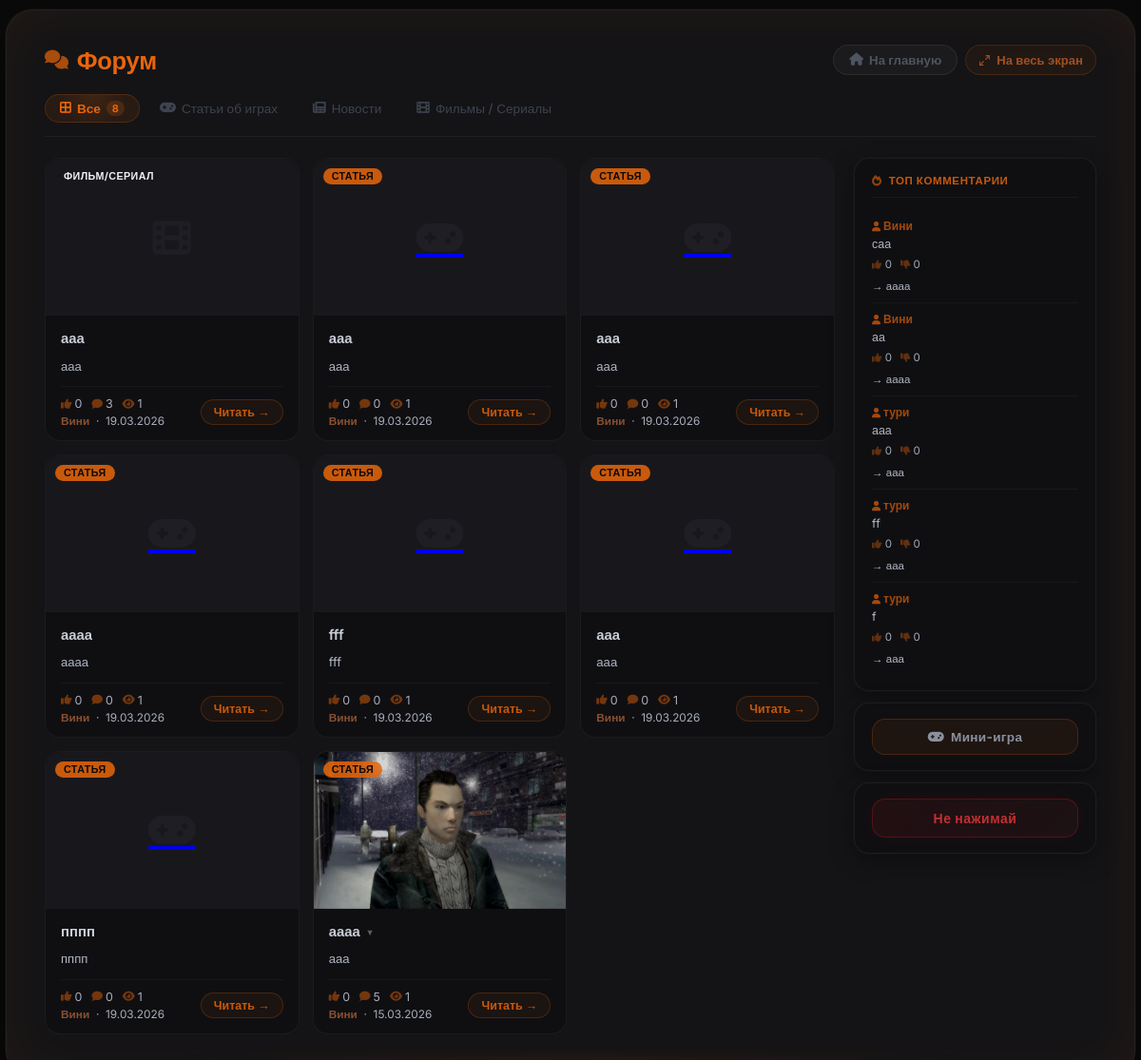
Page /forum on the committed database.
### models.py (models this page shows, shortened)
class Article(db.Model):
    __tablename__ = 'articles'
    id          = db.Column(db.Integer, primary_key=True)
    title       = db.Column(db.String(300), nullable=False)
    preview     = db.Column(db.Text, nullable=True)       # краткое описание
    content     = db.Column(db.Text, nullable=False)
    image       = db.Column(db.String(500), nullable=True)  # URL изображения (старый способ)
    image_file  = db.Column(db.String(300), nullable=True)  # имя файла загруженного изображения
    video_url   = db.Column(db.String(500), nullable=True)  # ссылка на YouTube
    video_file  = db.Column(db.String(300), nullable=True)  # загруженный видео-файл
    category    = db.Column(db.String(50), default='article')
    views       = db.Column(db.Integer, default=0)
    likes       = db.Column(db.Integer, default=0)
    dislikes    = db.Column(db.Integer, default=0)
    created_at  = db.Column(db.DateTime, default=datetime.utcnow)
    updated_at  = db.Column(db.DateTime, default=datetime.utcnow, onupdate=datetime.utcnow)
    author_id   = db.Column(db.Integer, db.ForeignKey('users.id'), nullable=False)
    game_id     = db.Column(db.Integer, db.ForeignKey('games.id'), nullable=True)
    comments    = db.relationship('Comment',      backref='article', lazy='dynamic',
                                  cascade='all, delete-orphan')
    votes       = db.relationship('Vote',         backref='article', lazy='dynamic',
                                  cascade='all, delete-orphan')
    extra_pages = db.relationship('ExtraPage',    backref='article', lazy='dynamic',
                                  cascade='all, delete-orphan')
    dropdown_items = db.relationship('DropdownItem', backref='article', lazy='dynamic',
                                     cascade='all, delete-orphan', order_by='DropdownItem.order')
    article_views  = db.relationship('ArticleView',  backref='article', lazy='dynamic',
                                     cascade='all, delete-orphan')
    def get_image_url(self):
        if self.image_file:
            return f'/static/uploads/{self.image_file}'
        if self.image:
            return self.image
        return None

class User(db.Model, UserMixin):
    __tablename__ = 'users'
    id             = db.Column(db.Integer, primary_key=True)
    username       = db.Column(db.String(80),  unique=True, nullable=False)
    email          = db.Column(db.String(120), unique=True, nullable=False)
    password_hash  = db.Column(db.String(256), nullable=False)
    role           = db.Column(db.Integer, default=0)
    created_at     = db.Column(db.DateTime, default=datetime.utcnow)   # дата регистрации
    last_seen      = db.Column(db.DateTime, default=datetime.utcnow)
    banned_until   = db.Column(db.DateTime, nullable=True)
    ban_reason     = db.Column(db.String(500), nullable=True)
    banned_by_id   = db.Column(db.Integer, db.ForeignKey('users.id'), nullable=True)
    recovery_key   = db.Column(db.String(256), nullable=True)
    avatar         = db.Column(db.String(300), nullable=True)
    terms_agreed   = db.Column(db.Boolean, default=False)
    privacy_agreed = db.Column(db.Boolean, default=False)
    articles       = db.relationship('Article',  backref='author',     lazy='dynamic', foreign_keys='Article.author_id')
    comments       = db.relationship('Comment',  backref='author',     lazy='dynamic', foreign_keys='Comment.author_id')
    votes          = db.relationship('Vote',     backref='user',       lazy='dynamic')
    extra_pages    = db.relationship('ExtraPage', backref='author',    lazy='dynamic', foreign_keys='ExtraPage.author_id')
    comment_reactions = db.relationship('CommentReaction', backref='user', lazy='dynamic')

class Comment(db.Model):
    __tablename__ = 'comments'
    id         = db.Column(db.Integer, primary_key=True)
    content    = db.Column(db.Text, nullable=False)
    created_at = db.Column(db.DateTime, default=datetime.utcnow)
    article_id = db.Column(db.Integer, db.ForeignKey('articles.id'), nullable=False)
    author_id  = db.Column(db.Integer, db.ForeignKey('users.id'),    nullable=False)
    parent_id  = db.Column(db.Integer, db.ForeignKey('comments.id'), nullable=True)
    likes      = db.Column(db.Integer, default=0)
    dislikes   = db.Column(db.Integer, default=0)
    replies    = db.relationship('Comment',
                                 backref=db.backref('parent', remote_side='Comment.id'),
                                 lazy='dynamic',
                                 cascade='all, delete-orphan',
                                 primaryjoin='Comment.parent_id == Comment.id',
                                 order_by='Comment.created_at')
    reactions  = db.relationship('CommentReaction', backref='comment', lazy='dynamic',
                                 cascade='all, delete-orphan')

### app.py (the view)
@app.route('/forum')
def forum():
    category     = request.args.get('category', 'all')
    q            = Article.query
    if category in ('article', 'news', 'film'):
        q = q.filter_by(category=category)
    articles     = q.order_by(Article.created_at.desc()).all()
    top_comments = Comment.query.order_by(Comment.likes.desc()).limit(5).all()
    settings     = SiteSettings.get()
    return render_template('forum.html', articles=articles,
                           category=category, top_comments=top_comments,
                           chaos_button_enabled=settings.chaos_button_enabled)

### app.py (called while the page is built)
@app.before_request
def update_last_seen():
    if current_user.is_authenticated:
        from flask import g as _g
        _now = datetime.utcnow()
        _last = session.get('_ls_ts', 0)
        if _now.timestamp() - _last > 60:
            current_user.last_seen = _now
            db.session.commit()
            session['_ls_ts'] = _now.timestamp()

@app.after_request
def add_security_headers(response):
    if request.path.startswith('/game'):
        response.headers['X-Frame-Options'] = 'SAMEORIGIN'
    else:
        response.headers['X-Frame-Options'] = 'DENY'
    response.headers['X-Content-Type-Options'] = 'nosniff'
    response.headers['X-XSS-Protection']       = '1; mode=block'
    response.headers.pop('Server', None)
    response.headers.pop('X-Powered-By', None)
    return response

### models.py (called while the page is built)
    @staticmethod
    def get():
        s = SiteSettings.query.first()
        if not s:
            s = SiteSettings(chaos_button_enabled=False)
            db.session.add(s)
            db.session.commit()
        return s

### templates/forum.html (shortened to what this page needs)
{% extends "base.html" %}
{% block body_class %}has-own-fs{% endblock %}
{% block content %}
<div class="forum-outer">
<div class="forum-card">
    <div class="forum-header">
        <h1 class="forum-title"><i class="fas fa-comments"></i> Форум</h1>
        <div style="display:flex; gap:8px; flex-wrap:wrap;">
            <a href="{{ url_for('index') }}" class="btn btn-secondary"><i class="fas fa-home"></i> На главную</a>
            <button id="fsBtn" onclick="_fsToggle()" title="На весь экран" style="
                display:inline-flex;align-items:center;gap:6px;padding:7px 13px;border-radius:20px;
                background:rgba(232,101,10,0.06);border:1px solid rgba(232,101,10,0.18);
                color:#a05020;font-size:0.82rem;font-weight:600;cursor:pointer;
                font-family:inherit;transition:all 0.2s;
            " onmouseover="this.style.background='rgba(232,101,10,0.14)';this.style.color='#e8650a';this.style.borderColor='rgba(232,101,10,0.4)'"
               onmouseout="this.style.background='rgba(232,101,10,0.06)';this.style.color='#a05020';this.style.borderColor='rgba(232,101,10,0.18)'">
                <svg style="width:13px;height:13px;stroke:currentColor;fill:none;stroke-width:2;stroke-linecap:round;stroke-linejoin:round" viewBox="0 0 24 24" id="fsBtnSvg">
                    <polyline points="15 3 21 3 21 9"/><polyline points="9 21 3 21 3 15"/>
                    <line x1="21" y1="3" x2="14" y2="10"/><line x1="3" y1="21" x2="10" y2="14"/>
                </svg>
                <span id="fsBtnLabel">На весь экран</span>
            </button>
        </div>
    </div>
    <div class="forum-tabs">
        <a href="{{ url_for('forum', category='all') }}" class="tab-link {% if category == 'all' %}active{% endif %}">
            <i class="fas fa-border-all"></i> Все
            {% if category == 'all' and articles %}<span class="tab-count">{{ articles|length }}</span>{% endif %}
        </a>
        <a href="{{ url_for('forum', category='article') }}" class="tab-link {% if category == 'article' %}active{% endif %}">
            <i class="fas fa-gamepad"></i> Статьи об играх
        </a>
        <a href="{{ url_for('forum', category='news') }}" class="tab-link {% if category == 'news' %}active{% endif %}">
            <i class="fas fa-newspaper"></i> Новости
        </a>
        <a href="{{ url_for('forum', category='film') }}" class="tab-link {% if category == 'film' %}active{% endif %}">
            <i class="fas fa-film"></i> Фильмы / Сериалы
        </a>
    </div>
    <div class="forum-body">
        <div class="cards-grid">
            {% if articles %}
                {% for art in articles %}
                <div class="article-card">
                    <span class="card-badge {{ art.category }}">{% if art.category == 'news' %}Новость{% elif art.category == 'film' %}Фильм/Сериал{% else %}Статья{% endif %}</span>
                    <a href="{{ url_for('article', article_id=art.id) }}" class="card-thumb-link">
                        {% if art.get_image_url() %}
                            <img src="{{ art.get_image_url() }}" alt="{{ art.title }}" class="card-thumb">
                        {% else %}
                            <div class="card-thumb-ph"><i class="fas fa-{% if art.category == 'news' %}newspaper{% elif art.category == 'film' %}film{% else %}gamepad{% endif %}"></i></div>
                        {% endif %}
                    </a>
                    <div class="card-body">
                        <div class="card-title-wrap">
                            <a href="{{ url_for('article', article_id=art.id) }}" class="card-title">
                                {{ art.title }}
                                {% set drops = art.dropdown_items | selectattr('is_active') | list %}
                                {% if drops %}<span class="drop-arrow">▾</span>{% endif %}
                            </a>
                            {% set drops = art.dropdown_items | selectattr('is_active') | list %}
                        </div>
                        {% if art.preview %}
                            <p class="card-preview">{{ art.preview }}</p>
                        {% elif art.content %}
                            <p class="card-preview">{{ art.content | striptags | truncate(110) }}</p>
                        {% endif %}
                        <div class="card-footer">
                            <div>
                                <div class="card-stats">
                                    <span><i class="fas fa-thumbs-up"></i> {{ art.likes }}</span>
                                    <span><i class="fas fa-comment"></i> {{ art.comments.count() }}</span>
                                    <span><i class="fas fa-eye"></i> {{ art.views }}</span>
                                </div>
                                <div class="card-info" style="margin-top:4px;">
                                    <strong>{{ art.author.username }}</strong> &nbsp;·&nbsp; {{ art.created_at.strftime('%d.%m.%Y') }}
                                </div>
                            </div>
                            <a href="{{ url_for('article', article_id=art.id) }}" class="read-btn">Читать →</a>
                        </div>
                    </div>
                </div>
                {% endfor %}
            {% else %}
                <div class="cards-empty">
                    <i class="fas fa-comments"></i>
                    <p>Статей пока нет</p>
                </div>
            {% endif %}
        </div>
        <aside class="forum-sidebar">
            <div class="sidebar-block">
                <div class="sb-title"><i class="fas fa-fire"></i> Топ комментарии</div>
                {% if top_comments %}
                    {% for comment in top_comments %}
                    <div class="top-comment">
                        <div class="tc-author"><i class="fas fa-user" style="font-size:0.65rem; margin-right:3px;"></i>{{ comment.author.username }}</div>
                        <div class="tc-text">{{ comment.content }}</div>
                        <div class="tc-stats"><span><i class="fas fa-thumbs-up"></i> {{ comment.likes }}</span><span><i class="fas fa-thumbs-down"></i> {{ comment.dislikes }}</span></div>
                        <a href="{{ url_for('article', article_id=comment.article_id) }}#comment-{{ comment.id }}" class="tc-link">→ {{ comment.article.title | truncate(28) }}</a>
                    </div>
                    {% endfor %}
                {% else %}
                    <div style="color:#1e2028; font-size:0.8rem; text-align:center; padding:14px 0;">
                        <i class="fas fa-comment-slash" style="display:block; font-size:1.6rem; margin-bottom:7px; opacity:0.08;"></i>
                        Комментариев пока нет
                    </div>
                {% endif %}
            </div>
            <div class="sidebar-block">
                <button id="ogOpenBtn" style="
                    width:100%; padding:10px 0; border-radius:14px; font-size:0.85rem;
                    font-weight:700; cursor:pointer; font-family:inherit;
                    background:rgba(232,101,10,0.07); border:1px solid rgba(232,101,10,0.2);
                    color:#8a909e; letter-spacing:0.3px; transition:all 0.2s;
                    display:flex; align-items:center; justify-content:center; gap:7px;
                " onmouseover="this.style.background='rgba(232,101,10,0.14)';this.style.color='#e8650a';this.style.borderColor='rgba(232,101,10,0.4)';"
                   onmouseout="this.style.background='rgba(232,101,10,0.07)';this.style.color='#8a909e';this.style.borderColor='rgba(232,101,10,0.2)';">
                    <i class="fas fa-gamepad"></i> Мини-игра
                </button>
            </div>
            {% if chaos_button_enabled %}
            <div class="sidebar-block" id="chaosBlock">
                <button id="chaosBtn" onclick="triggerChaos()" style="
                    width:100%; padding:11px 0; border-radius:14px; font-size:0.88rem;
                    font-weight:800; cursor:pointer; font-family:inherit;
                    background:linear-gradient(135deg,rgba(180,20,20,0.12),rgba(232,64,64,0.06));
                    border:1px solid rgba(200,30,30,0.3); color:#c03030;
                    letter-spacing:0.5px; transition:all 0.25s;
                    display:flex; align-items:center; justify-content:center; gap:8px;
                    box-shadow: 0 0 18px rgba(200,30,30,0.08);
                    animation: chaosPulse 2.5s ease-in-out infinite;
                ">
                    Не нажимай
                </button>
            </div>
            {% endif %}
        </aside>
    </div>
</div>
</div>
{% endblock %}

### templates/base.html (style rules this page uses)
* { margin:0; padding:0; box-sizing:border-box; }
body { background:#0a0a0b; color:#f0f0f0; font-family:'Inter',sans-serif; min-height:100vh; display:flex; justify-content:center; align-items:center; padding:20px; }
h1, h2 { color:#ff6600; margin-bottom:20px; }
.btn { background:#e8650a; color:#0a0a0b; border:none; padding:12px 24px; border-radius:60px; cursor:pointer; font-weight:600; transition:0.2s; }
.btn-secondary { background:rgba(255,255,255,0.04); color:#c9cdd6; border:1px solid rgba(232,101,10,0.25); }

### rows in the picture
Article: category "ФИЛЬМ/СЕРИАЛ", title "ааа", content "ааа", likes "0", comments.count "3", views "1", author.username "Вини", created_at "19.03.2026"
Article: category "СТАТЬЯ", title "ааа", content "ааа", likes "0", comments.count "0", views "1", author.username "Вини", created_at "19.03.2026"
Article: category "СТАТЬЯ", title "ааа", content "ааа", likes "0", comments.count "0", views "1", author.username "Вини", created_at "19.03.2026"
Article: category "СТАТЬЯ", title "аааа", content "аааа", likes "0", comments.count "0", views "1", author.username "Вини", created_at "19.03.2026"
Article: category "СТАТЬЯ", title "fff", content "fff", likes "0", comments.count "0", views "1", author.username "Вини", created_at "19.03.2026"
Article: category "СТАТЬЯ", title "ааа", content "ааа", likes "0", comments.count "0", views "1", author.username "Вини", created_at "19.03.2026"
Article: category "СТАТЬЯ", title "пппп", content "пппп", likes "0", comments.count "0", views "1", author.username "Вини", created_at "19.03.2026"
Article: category "СТАТЬЯ", get_image_url (picture), title "аааа", preview "ааа", likes "0", comments.count "5", views "1", author.username "Вини", created_at "15.03.2026"
Comment: author.username "Вини", content "саа", likes "0", dislikes "0", article "аааа"
Comment: author.username "Вини", content "аа", likes "0", dislikes "0", article "аааа"
Comment: author.username "тури", content "ааа", likes "0", dislikes "0", article "ааа"
Comment: author.username "тури", content "ff", likes "0", dislikes "0", article "ааа"
Comment: author.username "тури", content "f", likes "0", dislikes "0", article "ааа"

### other values in the picture
{{ articles|length }} "8"
